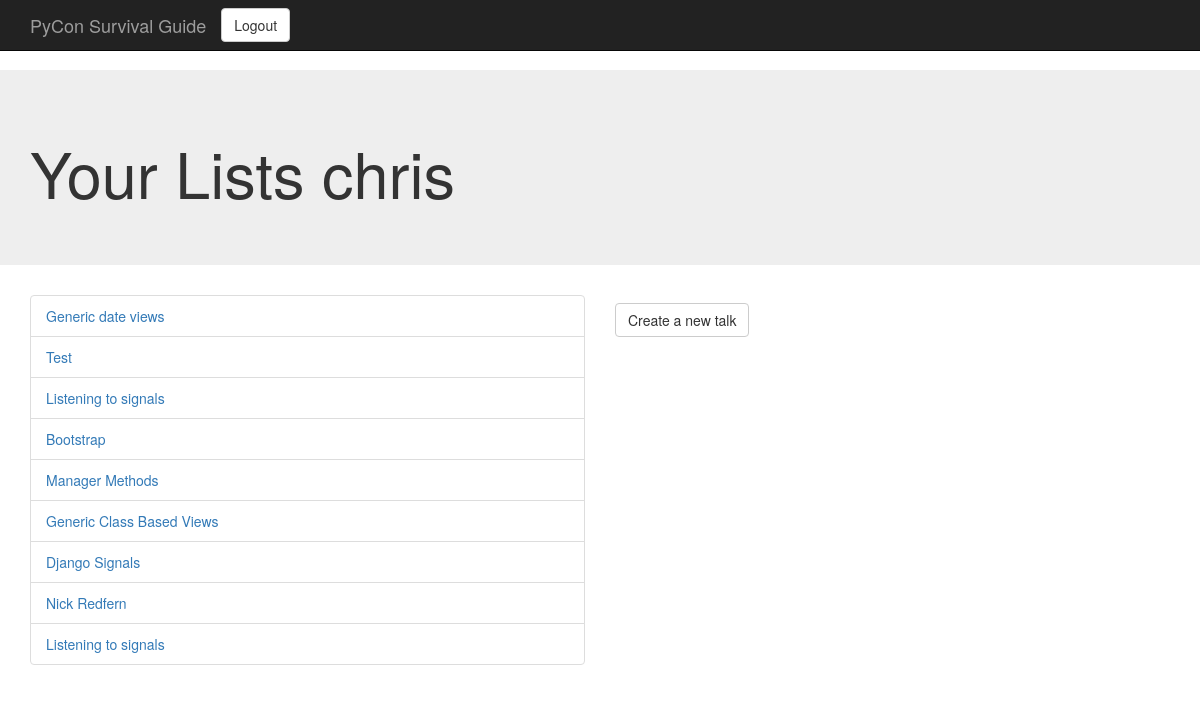
The page /talks/my-talks (signed in) on the database its author committed.
### talks/models.py (models this page shows)
class TalkList(models.Model):
	author = models.ForeignKey(User, related_name='lists')    #settings.AUTH_USER_MODEL
	title = models.CharField(max_length=50)
	text = models.TextField(max_length=1024)
	timestamp = models.DateTimeField(auto_now_add=True, auto_now=False)
	def __unicode__(self):
		return self.title
	def get_absolute_url(self):
		return reverse('talk_detail', kwargs={'pk': self.pk})
	objects = models.Manager()
	test_objects = TestTalkManager()

### talks/views.py (the view)
class TalkListUserView(ListView):
    model = TalkList
    template_name = 'talk_user.html'
    @method_decorator(login_required)
    def dispatch(self, *args, **kwargs):
        return super(TalkListUserView, self).dispatch(*args, **kwargs)
    def get_queryset(self):
        return self.request.user.lists.all()

### templates/talk_user.html (shortened to what this page needs)
{% extends 'base.html' %}
{% block headline %}<h1>Your Lists {{ user.username }}</h1>{% endblock headline %}
{% block content %}
<div class="row">
    <div class="col-sm-6">
        <ul class="list-group">
            {% for object in object_list %}
            <li class="list-group-item">
                <a href="{{ object.get_absolute_url }}">{{ object }}</a>
            </li>
            {% empty %}
            <li class="list-group-item">You have no lists</li>
            {% endfor %}
        </ul>
    </div>
    <div class="col-sm-6">
        <p><a href="{% url 'create_list' %}" class="btn btn-default navbar-btn">Create a new talk</a></p>
    </div>
</div>
{% endblock %}

### templates/base.html (style rules this page uses)
body { padding-bottom: 20px; padding-top: 70px; }

### rows shown on the page
TalkList: title "Generic date views"
TalkList: title "Test"
TalkList: title "Listening to signals"
TalkList: title "Bootstrap"
TalkList: title "Manager Methods"
TalkList: title "Generic Class Based Views"
TalkList: title "Django Signals"
TalkList: title "Nick Redfern"
TalkList: title "Listening to signals"

### other values the page prints
{{ user.username }} "chris"
